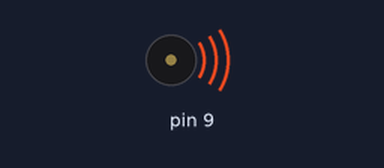
A sketch run on a simulated Arduino Uno, built with avr-gcc and run on an emulated ATmega328P. Parts: buzzer (waves = sounding). What the sketch prints to the serial monitor is not drawn.

Above: at 5.25 s.
At 9.89 s:
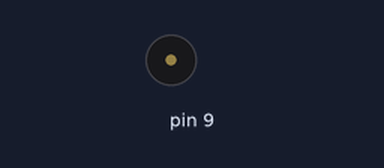
Timing chart, 0 to 11.7 s (numbered marks = the images above):
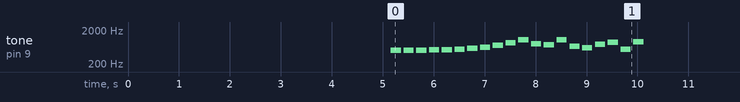

Measured:
- by itself, tone on pin 9: plays 500 Hz for 0.20 s, 510 Hz for 0.20 s, 510 Hz for 0.20 s, 520 Hz for 0.20 s, 530 Hz for 0.20 s, 550 Hz for 0.20 s … (253 notes in this stretch)

The sketch:

sentinel_bci_v3_fibonacci.ino
```cpp
// Sentinel BCI - Version 3: Fibonacci Base-60 Pattern
// Test if brain recognizes Fibonacci sequence as "natural"

// Fibonacci mod 60 (Pisano period = 60)
// First 20 values
int fib_60[] = {0,  1,  1,  2,  3,  5,  8,  13, 21, 34,
                55, 29, 24, 53, 17, 10, 27, 37, 4,  41};

void setup() {
  pinMode(9, OUTPUT);
  Serial.begin(9600);
  Serial.println("=================================");
  Serial.println("Sentinel BCI - Fibonacci Base-60");
  Serial.println("=================================");
  Serial.println("");
  Serial.println("Testing brain recognition of");
  Serial.println("Fibonacci sequence (mod 60)");
  Serial.println("");
  Serial.println("Does it feel 'natural' or 'harmonic'?");
  Serial.println("");
  delay(5000);
}

void loop() {
  Serial.println(">>> Transmitting: Fibonacci Base-60 sequence");
  Serial.println("");

  for (int i = 0; i < 20; i++) {
    // Map Fibonacci value to frequency
    // Base frequency: 500 Hz
    // Offset: fib_60[i] * 10 Hz
    // Range: 500-1050 Hz
    int freq = 500 + (fib_60[i] * 10);

    Serial.print("    Fib[");
    Serial.print(i);
    Serial.print("] = ");
    Serial.print(fib_60[i]);
    Serial.print(" → ");
    Serial.print(freq);
    Serial.println(" Hz");

    tone(9, freq, 200); // 200ms per note
    delay(250);         // 50ms gap between notes
  }

  Serial.println("");
  Serial.println("    [Does sequence feel harmonic?]");
  Serial.println("    [Brain recognize pattern?]");
  Serial.println("");
  Serial.println("=================================");
  Serial.println("Sequence complete. Repeating...");
  Serial.println("=================================");
  Serial.println("");
  delay(5000);
}
```
